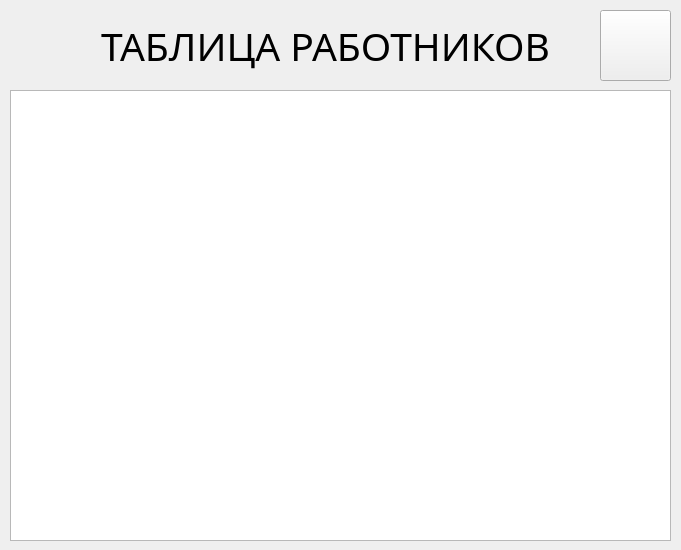
<?xml version="1.0" encoding="UTF-8"?>
<ui version="4.0">
 <class>Form</class>
 <widget class="QWidget" name="Form">
  <property name="geometry">
   <rect>
    <x>0</x>
    <y>0</y>
    <width>681</width>
    <height>550</height>
   </rect>
  </property>
  <property name="windowTitle">
   <string>Form</string>
  </property>
  <widget class="QPushButton" name="returnButton">
   <property name="geometry">
    <rect>
     <x>600</x>
     <y>10</y>
     <width>71</width>
     <height>71</height>
    </rect>
   </property>
   <property name="font">
    <font>
     <family>Source Code Pro Black</family>
     <pointsize>8</pointsize>
     <weight>75</weight>
     <bold>true</bold>
    </font>
   </property>
   <property name="text">
    <string/>
   </property>
   <property name="icon">
    <iconset theme="undo-1024.webp">
     <normaloff>C:/Users/Professional/.designer/backup</normaloff>C:/Users/Professional/.designer/backup</iconset>
   </property>
  </widget>
  <widget class="QLabel" name="label">
   <property name="geometry">
    <rect>
     <x>0</x>
     <y>20</y>
     <width>651</width>
     <height>51</height>
    </rect>
   </property>
   <property name="font">
    <font>
     <family>Segoe UI Black</family>
     <pointsize>29</pointsize>
    </font>
   </property>
   <property name="text">
    <string>ТАБЛИЦА РАБОТНИКОВ</string>
   </property>
   <property name="alignment">
    <set>Qt::AlignCenter</set>
   </property>
  </widget>
  <widget class="QTableWidget" name="tableWidget">
   <property name="geometry">
    <rect>
     <x>10</x>
     <y>90</y>
     <width>661</width>
     <height>451</height>
    </rect>
   </property>
  </widget>
  <zorder>label</zorder>
  <zorder>returnButton</zorder>
  <zorder>tableWidget</zorder>
 </widget>
 <resources/>
 <connections/>
</ui>
